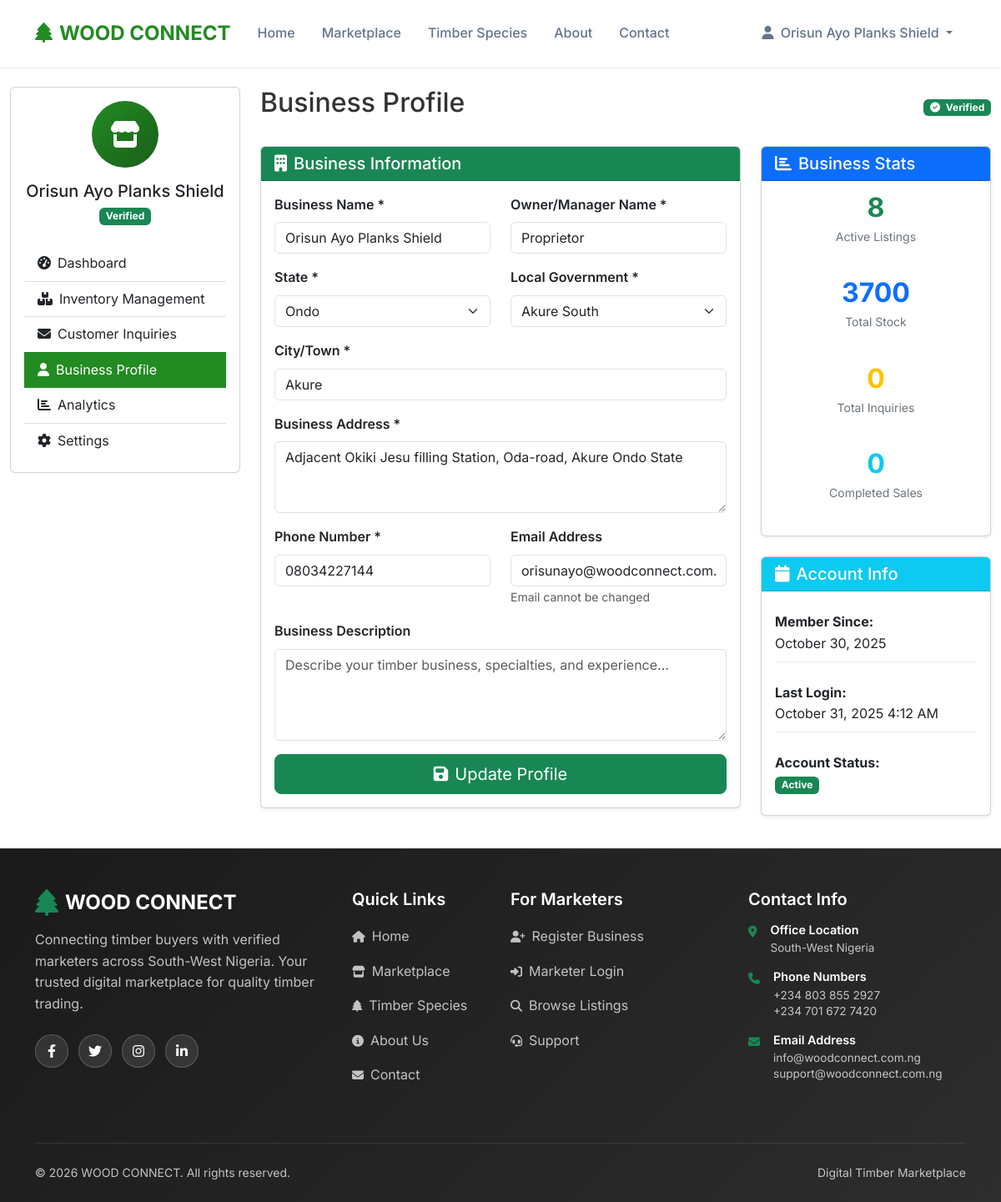
Before: /dashboard/marketer/profile.php (signed in) with the older database file.
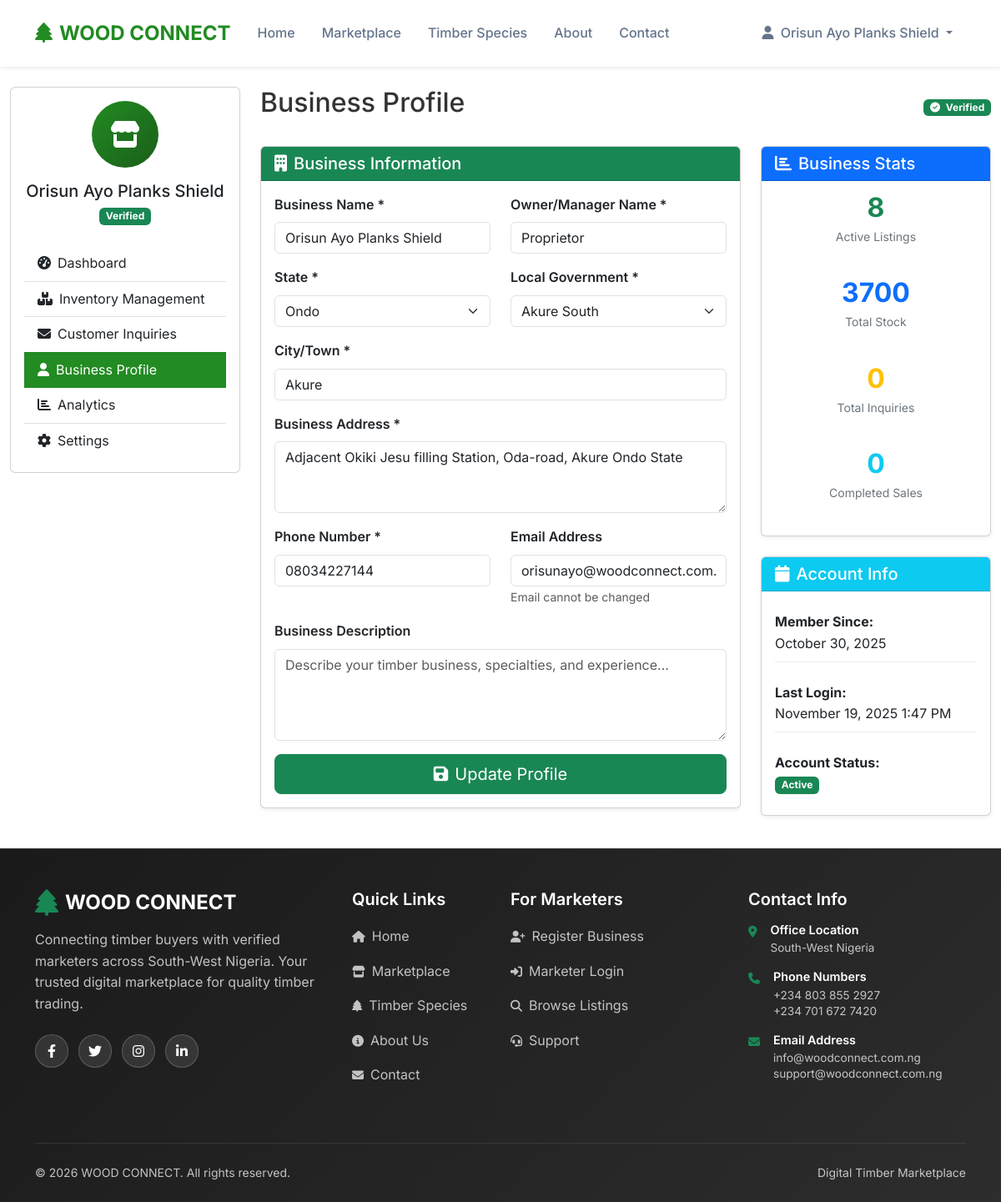
After: the same page with the newer database file.
### tables this page shows
CREATE TABLE `marketers` (
  `id` int(11) NOT NULL,
  `business_name` varchar(255) NOT NULL,
  `owner_name` varchar(255) NOT NULL,
  `address` text NOT NULL,
  `city` varchar(100) NOT NULL,
  `state` enum('Ondo','Ekiti','Osun','Oyo','Ogun','Lagos') NOT NULL,
  `local_government` varchar(100) NOT NULL,
  `phone` varchar(20) NOT NULL,
  `email` varchar(255) DEFAULT NULL,
  `password_hash` varchar(255) DEFAULT NULL,
  `business_description` text DEFAULT NULL,
  `verification_status` enum('pending','verified','rejected') DEFAULT 'verified',
  `verification_notes` text DEFAULT NULL,
  `profile_image` varchar(500) DEFAULT NULL,
  `registration_date` timestamp NOT NULL DEFAULT current_timestamp(),
  `last_login` timestamp NULL DEFAULT NULL,
  `is_active` tinyint(1) DEFAULT 1,
  `reset_token` varchar(100) DEFAULT NULL,
  `reset_expires` timestamp NULL DEFAULT NULL
);

### includes/functions.php (called while the page is built, shortened)
<?php
function asset($path = '')
{
    return BASE_URL . '/assets/' . ltrim($path, '/');
}

### includes/auth.php (called while the page is built, shortened)
<?php
class Auth
{
  public function isLoggedIn()
  {
    return isset($_SESSION['user_role']);
  }
  public function isBuyer()
  {
    return isset($_SESSION['user_role']) && $_SESSION['user_role'] === 'buyer';
  }
  public function isMarketer()
  {
    return isset($_SESSION['user_role']) && $_SESSION['user_role'] === 'marketer';
  }
  public function getUserInfo()
  {
    if ($this->isBuyer()) {
      return [
        'id' => $_SESSION['buyer_id'],
        'name' => $_SESSION['buyer_name'],
        'email' => $_SESSION['buyer_email'],
        'company' => $_SESSION['buyer_company'],
        'role' => 'buyer'
      ];
    } elseif ($this->isMarketer()) {
      return [
        'id' => $_SESSION['marketer_id'],
        'name' => $_SESSION['marketer_business_name'],
        'email' => $_SESSION['marketer_email'],
        'role' => 'marketer'
      ];
    } elseif ($this->isAdmin()) {
      return [
        'id' => $_SESSION['admin_id'],
        'name' => $_SESSION['admin_username'],
        'role' => 'admin'
      ];
    }
    return null;
  }
}
$auth = new Auth($pdo);

### includes/config.php (called while the page is built, shortened)
<?php
$nigerian_states = [
    'Ondo' => ['Akure South', 'Akure North', 'Ondo West', 'Ondo East', 'Owo', 'Okitipupa'],
    'Ekiti' => ['Ado Ekiti', 'Ikere', 'Ise/Orun', 'Emure', 'Ijero'],
    'Osun' => ['Osogbo', 'Ilesa', 'Ife Central', 'Ife East', 'Iwo'],
    'Oyo' => ['Ibadan North', 'Ibadan South', 'Ibadan South West', 'Ogbomoso North', 'Oyo East'],
    'Ogun' => ['Abeokuta South', 'Abeokuta North', 'Sagamu', 'Ijebu Ode', 'Ilaro'],
    'Lagos' => ['Lagos Island', 'Lagos Mainland', 'Ikeja', 'Surulere', 'Alimosho']
];
try {
    $pdo = new PDO("mysql:host=" . DB_HOST . ";dbname=" . DB_NAME . ";charset=utf8mb4", DB_USER, DB_PASS);
    $pdo->setAttribute(PDO::ATTR_ERRMODE, PDO::ERRMODE_EXCEPTION);
} catch (PDOException $e) {
    die("
        <!DOCTYPE html>
        <html>
        <head>
            <title>Database Connection Error - WOOD CONNECT</title>
            <link href='https://cdn.jsdelivr.net/npm/bootstrap@5.3.2/dist/css/bootstrap.min.css' rel='stylesheet'>
        </head>
        <body class='bg-light'>
            <div class='container py-5'>
                <div class='row justify-content-center'>
                    <div class='col-md-6'>
                        <div class='card shadow'>
                            <div class='card-header bg-danger text-white'>
                                <h4 class='mb-0'><i class='fas fa-database me-2'></i>Database Connection Error</h4>
                            </div>
                            <div class='card-body text-center p-5'>
                                <i class='fas fa-database fa-4x text-muted mb-4'></i>
                                <h3>Database Connection Failed</h3>
                                <p class='text-muted mb-4'>
                                    Unable to connect to the database. Please check your database configuration.
                                </p>
                                <div class='alert alert-info'>
                                    <strong>Error Details:</strong><br>
                                    " . $e->getMessage() . "
                                </div>
                            </div>
                        </div>
                    </div>
                </div>
            </div>
        </body>
        </html>
    ");
}
require_once 'functions.php';
require_once 'auth.php';

### dashboard/marketer/profile.php (the view, shortened to what the changed rows need)
<?php
require_once '../../includes/config.php';
$auth->requireMarketer();
$marketer_id = $_SESSION['marketer_id'];
$marketer_stmt = $pdo->prepare("SELECT * FROM marketers WHERE id = ?");
$marketer_stmt->execute([$marketer_id]);
$marketer = $marketer_stmt->fetch(PDO::FETCH_ASSOC);
?>
<?php
include '../../includes/header.php';
?>
<div class="container-fluid py-4">
    <div class="row">
        <div class="col-lg-9">
            <div class="d-flex justify-content-between align-items-center mb-4">
                <h2>Business Profile</h2>
                <div class="verification-status">
                    <span class="badge bg-<?php echo $marketer['verification_status'] === 'verified' ? 'success' : 'warning'; ?>">
                        <i class="fas fa-<?php echo $marketer['verification_status'] === 'verified' ? 'check-circle' : 'clock'; ?> me-1"></i>
                        <?php echo ucfirst($marketer['verification_status']); ?>
                    </span>
                </div>
            </div>
            <div class="row">
                <div class="col-lg-8">
                    <div class="card shadow-sm mb-4">
                        <div class="card-body">
                            <form method="POST">
                                <div class="row">
                                    <div class="col-md-6">
                                        <div class="mb-3">
                                            <label class="form-label fw-semibold">Business Name *</label>
                                            <input type="text" class="form-control" name="business_name"
                                                value="<?php echo htmlspecialchars($marketer['business_name']); ?>" required>
                                        </div>
                                    </div>
                                    <div class="col-md-6">
                                        <div class="mb-3">
                                            <label class="form-label fw-semibold">Owner/Manager Name *</label>
                                            <input type="text" class="form-control" name="owner_name"
                                                value="<?php echo htmlspecialchars($marketer['owner_name']); ?>" required>
                                        </div>
                                    </div>
                                </div>
                                <div class="row">
                                    <div class="col-md-6">
                                        <div class="mb-3">
                                            <label class="form-label fw-semibold">State *</label>
                                            <select class="form-select" name="state" required>
                                                <?php foreach ($nigerian_states as $state => $lgas): ?>
                                                    <option value="<?php echo $state; ?>"
                                                        <?php echo $marketer['state'] === $state ? 'selected' : ''; ?>>
                                                        <?php echo $state; ?>
                                                    </option>
                                                <?php endforeach; ?>
                                            </select>
                                        </div>
                                    </div>
                                    <div class="col-md-6">
                                        <div class="mb-3">
                                            <label class="form-label fw-semibold">Local Government *</label>
                                            <select class="form-select" name="local_government" required>
                                                <?php if (isset($nigerian_states[$marketer['state']])): ?>
                                                    <?php foreach ($nigerian_states[$marketer['state']] as $lga): ?>
                                                        <option value="<?php echo $lga; ?>"
                                                            <?php echo $marketer['local_government'] === $lga ? 'selected' : ''; ?>>
                                                            <?php echo $lga; ?>
                                                        </option>
                                                    <?php endforeach; ?>
                                                <?php endif; ?>
                                            </select>
                                        </div>
                                    </div>
                                </div>
                                <div class="mb-3">
                                    <label class="form-label fw-semibold">City/Town *</label>
                                    <input type="text" class="form-control" name="city"
                                        value="<?php echo htmlspecialchars($marketer['city']); ?>" required>
                                </div>
                                <div class="mb-3">
                                    <label class="form-label fw-semibold">Business Address *</label>
                                    <textarea class="form-control" name="address" rows="3" required><?php echo htmlspecialchars($marketer['address']); ?></textarea>
                                </div>
                                <div class="row">
                                    <div class="col-md-6">
                                        <div class="mb-3">
                                            <label class="form-label fw-semibold">Phone Number *</label>
                                            <input type="tel" class="form-control" name="phone"
                                                value="<?php echo htmlspecialchars($marketer['phone']); ?>" required>
                                        </div>
                                    </div>
                                    <div class="col-md-6">
                                        <div class="mb-3">
                                            <label class="form-label fw-semibold">Email Address</label>
                                            <input type="email" class="form-control" value="<?php echo htmlspecialchars($marketer['email']); ?>" readonly>
                                            <small class="text-muted">Email cannot be changed</small>
                                        </div>
                                    </div>
                                </div>
                            </form>
                        </div>
                    </div>
                </div>
                <div class="col-lg-4">
                    <div class="card shadow-sm">
                        <div class="card-body">
                            <div class="account-info">
                                <div class="info-item mb-3">
                                    <strong>Member Since:</strong><br>
                                    <?php echo date('F j, Y', strtotime($marketer['registration_date'])); ?>
                                </div>
                                <div class="info-item mb-3">
                                    <strong>Last Login:</strong><br>
                                    <?php echo $marketer['last_login'] ? date('F j, Y g:i A', strtotime($marketer['last_login'])) : 'Never'; ?>
                                </div>
                                <div class="info-item">
                                    <strong>Account Status:</strong><br>
                                    <span class="badge bg-<?php echo $marketer['is_active'] ? 'success' : 'danger'; ?>">
                                    </span>
                                </div>
                            </div>
                        </div>
                    </div>
                </div>
            </div>
        </div>
    </div>
</div>
</body>
</html>

### includes/header.php (shortened to what the changed rows need)
<!DOCTYPE html>
<html lang="en">
<head>
    <link href="https://cdn.jsdelivr.net/npm/bootstrap@5.3.2/dist/css/bootstrap.min.css" rel="stylesheet">
    <link rel="stylesheet" href="https://cdnjs.cloudflare.com/ajax/libs/font-awesome/6.4.0/css/all.min.css">
    <link href="<?php echo asset('css/style.css'); ?>" rel="stylesheet">
</head>
<body>
    <nav class="navbar navbar-expand-lg navbar-light sticky-top bg-white shadow-sm">
        <div class="container">
            <div class="collapse navbar-collapse" id="navbarNav">
                <ul class="navbar-nav">
                    <?php if (isset($auth) && $auth->isLoggedIn()): ?>
                        <?php
                        $userInfo = $auth->getUserInfo();
                        if ($userInfo):
                        ?>
                            <li class="nav-item dropdown">
                                <a class="nav-link dropdown-toggle" href="#" id="userDropdown" role="button" data-bs-toggle="dropdown" aria-expanded="false">
                                    <i class="fas fa-user me-1"></i>
                                    <?php
                                    if ($auth->isBuyer()) {
                                        echo $userInfo['name'];
                                    } elseif ($auth->isMarketer()) {
                                        echo $userInfo['name'];
                                    } elseif ($auth->isAdmin()) {
                                        echo $userInfo['name'];
                                    }
                                    ?>
                                </a>
                            </li>
                        <?php endif; ?>
                    <?php endif; ?>
                </ul>
            </div>
        </div>
    </nav>

Changed rows visible on the page:
changed marketers "Orisun Ayo Planks Shield": last_login "October 31, 2025 4:12 AM" → "November 19, 2025 1:47 PM"
